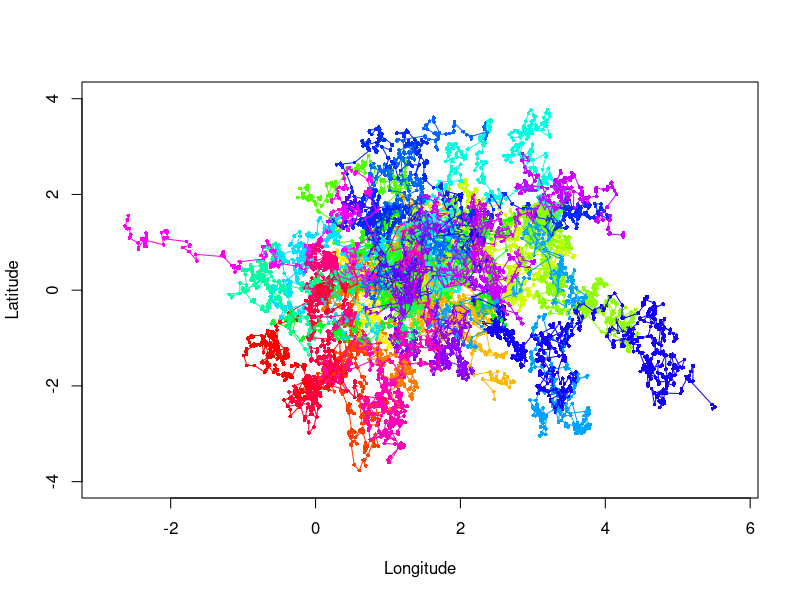

Write R code to recreate this figure.
###########################################################################################
###########################################################################################
#####                                                                                 #####
##### Create sample data for the PhysMove R Package                                   #####
##### Package Authors: Hannah Calich & Ana Sequeira                                   #####
##### Contact: hannah.calich@gmail.com                                                #####
##### Last updated: January 10, 2022                                                  #####
#####                                                                                 #####
###########################################################################################
###########################################################################################

# Calculate random telemetry data where displacement lengths follow an exponential distribution,
# evidence of directed motion, and high intraspecific variation

# Set track parameters
tracks <- 25 # how many tracks do you want to make?
lambda <- 0.125 # exponential exponent for all tracks
distmin <- 2.5e-1 # minimum distance in km

# Turning angles (forward, backwards, and random angles must sum to 1)
directedforward <- 0.3 # percent of angles showing forward directed movement - this ends up being
# split into 330-360 and 0-30 degree angles below
directedbackward <- 0.3 # percent of angles showing backward directed movement
random <- 0.4 # percent of angles showing random movement

# Tagging location
set.seed(1)
startLatRange <- runif(tracks,0,2) # random tagging location between 0-2 deg latitude
set.seed(1)
startLonRange <- runif(tracks,0,2) # random tagging location between 0-2 deg longitude

# Tagging dates
set.seed(1)
dates <- sample(seq(as.POSIXct('2015-01-01 12:00:00'), as.POSIXct('2020-01-01 24:00:00'),
                    by="day"), tracks)

# Create dataframe
fish <- data.frame("ref"=0,"lon"=startLonRange[1],"lat"=startLatRange[1],"day"=dates[1])
# start loop, delete row at end of loop

# Number of locations per track
set.seed(1)
samplesize <- floor(runif(tracks,200,1000)) # how many locations is the track going to have
# default is: min 200 and max 1000

# Parameters needed to create location data
Radius <- 6371 # Earth Radius in km (displacements are in km)
rad <- 3.141592653589793/180 #Python has more digits of pi than R, so value pasted here instead of "pi"

# Create tracks with parameters set above
i=1
for (i in 1:tracks){ # for each track
  set.seed(1)
  r <- runif(samplesize[i]-1,0,1) # create i displacements based on a uniform distribution between 0-1
  exp_x <- distmin-(1/lambda)*log(1-r) # convert displacements to an exponential distribution with an xmin
  # calculate angles
  set.seed(1)
  directedForwardAngle1 <- round(runif((ceiling((directedforward/2)*samplesize[i])),330,360),2)
  set.seed(1)
  directedForwardAngle2 <- round(runif((ceiling((directedforward/2)*samplesize[i])),0,30),2)
  set.seed(1)
  directedBackwardAngle <- round(runif((ceiling((directedbackward)*samplesize[i])),150,210),2)
  set.seed(1)
  randomAngle <- runif(ceiling((random*samplesize[i])),0,360)
  # combine angles in vector
  angles <- c(directedForwardAngle1,directedForwardAngle2,directedBackwardAngle,randomAngle)
  set.seed(1)
  # randomize the order of the angles, if  rounding during "calculate angles" caused too many angles
  # this will correct it
  angles <- sample(angles,samplesize[i])
  fish <- rbind(fish,c(data.frame("ref"=rep(i,samplesize[i]),"lon"=rep(startLonRange[i],samplesize[i]),"lat"=rep(startLatRange[i],samplesize[i]),
                                          "day"=rep(dates[i],samplesize[i]))))
  if (i==1){ # start position for dataframe
    startRow <- 1
  } else {
    startRow <- sum(samplesize[1:i-1])+1
  }

  j=1
  for (j in 1:(samplesize[i]-1)){ # for each new location in each track
    d <- exp_x[j] # random displacement from exp dist
    a <- angles[j]*(rad) # random angle from those created previously
    lat1 <- fish$lat[startRow+j]*(rad) # convert current lat location to radians
    long1 <- fish$lon[startRow+j]*(rad) # convert current long location to radians
    # calculate new lat in radians based on angle and distance
    lat2 <- asin(sin(lat1)*cos(d/Radius) + cos(lat1)*sin(d/Radius)*cos(a))
    # calculate new long in radians based on angle and distance
    long2 <- long1 + atan2(sin(a)*sin(d/Radius)*cos(lat1),cos(d/Radius)-sin(lat1)*sin(lat2))
    fish$lon[startRow+j+1] <- long2/rad # convert to degrees and save in dataframe
    fish$lat[startRow+j+1] <- lat2/rad # convert to degrees and save in dataframe
    # Advance time by 1 day
    fish$day[startRow+j+1] <- fish$day[startRow+j]+(24*60*60)
  }
}
fish <- fish[-1,] #remove starting location
row.names(fish) <- 1:nrow(fish) # rename rows 1:n

# Plot tracks
cols <- data.frame(
  col = rainbow(length(unique(fish$ref))),
  id = unique(fish$ref)
)
with(fish, {
  plot(lon,lat,pch = 16, col = cols$col[match(ref, cols$id)], type = "p",
       ylim=c(min(lat)-0.25,max(lat)+0.25),xlim=c(min(lon)-0.25,max(lon)+0.25),cex=0.5,
       ylab="Latitude", xlab="Longitude")
  for (l in unique(ref)) {
    # print(cols$col[match(l, cols$id)])
    lines(lon[ref == l], lat[ref == l], type = "l", col = cols$col[match(l, cols$id)])
  }
})

rm(list=ls()[! ls() %in% c("fish")]) # remove temporary vectors etc

##################################
## Set working directory and save
##################################
# setwd()
save(fish, file = "fish.RData")
